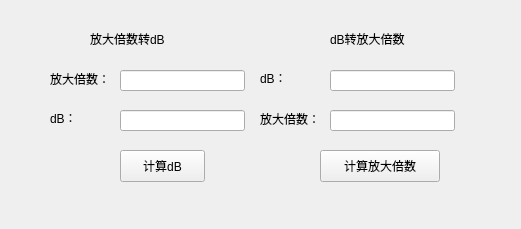
<?xml version="1.0" encoding="UTF-8"?>
<ui version="4.0">
 <class>Form</class>
 <widget class="QWidget" name="Form">
  <property name="geometry">
   <rect>
    <x>0</x>
    <y>0</y>
    <width>521</width>
    <height>229</height>
   </rect>
  </property>
  <property name="windowTitle">
   <string>Form</string>
  </property>
  <widget class="QLabel" name="label_3">
   <property name="geometry">
    <rect>
     <x>260</x>
     <y>70</y>
     <width>30</width>
     <height>16</height>
    </rect>
   </property>
   <property name="text">
    <string>dB：</string>
   </property>
  </widget>
  <widget class="QPushButton" name="pushButton_dBtoAp">
   <property name="geometry">
    <rect>
     <x>320</x>
     <y>150</y>
     <width>120</width>
     <height>32</height>
    </rect>
   </property>
   <property name="text">
    <string>计算放大倍数</string>
   </property>
  </widget>
  <widget class="QLineEdit" name="lineEdit_dB2">
   <property name="geometry">
    <rect>
     <x>330</x>
     <y>70</y>
     <width>125</width>
     <height>21</height>
    </rect>
   </property>
  </widget>
  <widget class="QLabel" name="label_6">
   <property name="geometry">
    <rect>
     <x>330</x>
     <y>30</y>
     <width>82</width>
     <height>18</height>
    </rect>
   </property>
   <property name="text">
    <string>dB转放大倍数</string>
   </property>
  </widget>
  <widget class="QPushButton" name="pushButton_AptodB">
   <property name="geometry">
    <rect>
     <x>120</x>
     <y>150</y>
     <width>85</width>
     <height>32</height>
    </rect>
   </property>
   <property name="text">
    <string>计算dB</string>
   </property>
  </widget>
  <widget class="QLabel" name="label_2">
   <property name="geometry">
    <rect>
     <x>50</x>
     <y>110</y>
     <width>30</width>
     <height>16</height>
    </rect>
   </property>
   <property name="text">
    <string>dB：</string>
   </property>
  </widget>
  <widget class="QLabel" name="label">
   <property name="geometry">
    <rect>
     <x>50</x>
     <y>70</y>
     <width>65</width>
     <height>18</height>
    </rect>
   </property>
   <property name="text">
    <string>放大倍数：</string>
   </property>
  </widget>
  <widget class="QLineEdit" name="lineEdit_dB1">
   <property name="geometry">
    <rect>
     <x>120</x>
     <y>110</y>
     <width>125</width>
     <height>21</height>
    </rect>
   </property>
  </widget>
  <widget class="QLabel" name="label_5">
   <property name="geometry">
    <rect>
     <x>90</x>
     <y>30</y>
     <width>82</width>
     <height>18</height>
    </rect>
   </property>
   <property name="text">
    <string>放大倍数转dB</string>
   </property>
  </widget>
  <widget class="QLineEdit" name="lineEdit_Ap1">
   <property name="geometry">
    <rect>
     <x>120</x>
     <y>70</y>
     <width>125</width>
     <height>21</height>
    </rect>
   </property>
  </widget>
  <widget class="QLabel" name="label_4">
   <property name="geometry">
    <rect>
     <x>260</x>
     <y>110</y>
     <width>65</width>
     <height>18</height>
    </rect>
   </property>
   <property name="text">
    <string>放大倍数：</string>
   </property>
  </widget>
  <widget class="QLineEdit" name="lineEdit_Ap2">
   <property name="geometry">
    <rect>
     <x>330</x>
     <y>110</y>
     <width>125</width>
     <height>21</height>
    </rect>
   </property>
  </widget>
 </widget>
 <resources/>
 <connections/>
</ui>
